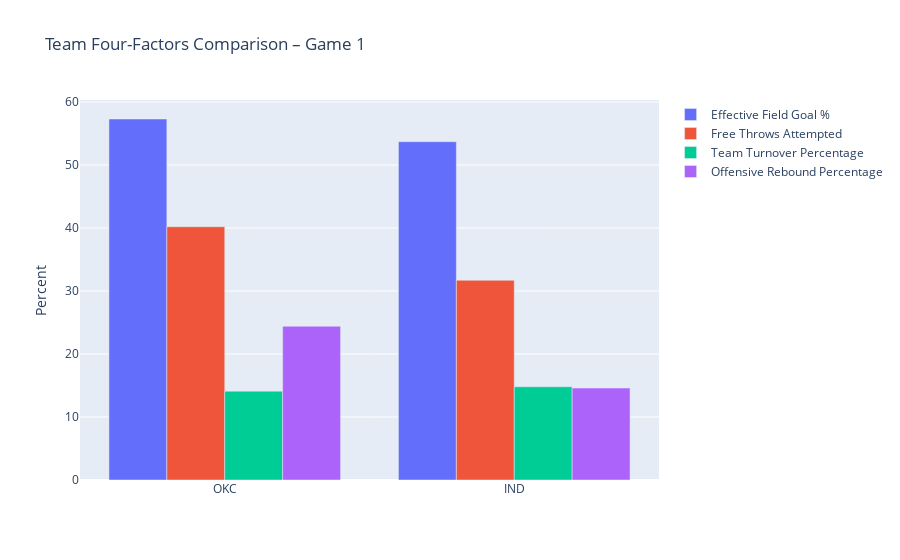

The code cell stored with this chart in its notebook:
### Code cell
cols = ['EFG_PCT', 'FTA_RATE', 'TM_TOV_PCT', 'OREB_PCT']
df = teams_four_factors.copy()

# 2. If they’re on a 0–1 scale, convert to 0–100%
for c in cols:
    if df[c].max() <= 1:
        df[c] = df[c] * 100

# 3. Define full‐name lookup for the legend
full_names = {
    'EFG_PCT': 'Effective Field Goal %',
    'FTA_RATE': 'Free Throws Attempted',
    'TM_TOV_PCT': 'Team Turnover Percentage',
    'OREB_PCT': 'Offensive Rebound Percentage'
}

# 4. Build the bar chart
fig = px.bar(
    df,
    x='TEAM_ABBREVIATION',
    y=cols,
    barmode='group',
    labels={**full_names, 'value': 'Percent'},
    title='Team Four-Factors Comparison – Game 1'
)

# 5. Tidy up axes and legend
fig.update_layout(
    xaxis_title='',     # drop the x-axis title
    legend_title=''     # drop the legend title
)

# 6. Ensure trace names use the full labels
for trace in fig.data:
    if trace.name in full_names:
        trace.name = full_names[trace.name]

# 7. Show the figure
fig.show()

plt.savefig('four_factors.png') # Saves as PNG

### Figure 1 — Plotly figure (JSON) as saved in the notebook; plotly's stock layout.template omitted (floating-point values rounded to 4 significant figures)
{"data": [{"alignmentgroup": "True", "hovertemplate": "variable=EFG_PCT<br>TEAM_ABBREVIATION=%{x}<br>Percent=%{y}<extra></extra>", "legendgroup": "EFG_PCT", "marker": {"color": "#636efa", "pattern": {"shape": ""}}, "name": "Effective Field Goal %", "offsetgroup": "EFG_PCT", "orientation": "v", "showlegend": true, "textposition": "auto", "type": "bar", "x": ["OKC", "IND"], "xaxis": "x", "y": [57.3, 53.7], "yaxis": "y"}, {"alignmentgroup": "True", "hovertemplate": "variable=FTA_RATE<br>TEAM_ABBREVIATION=%{x}<br>Percent=%{y}<extra></extra>", "legendgroup": "FTA_RATE", "marker": {"color": "#EF553B", "pattern": {"shape": ""}}, "name": "Free Throws Attempted", "offsetgroup": "FTA_RATE", "orientation": "v", "showlegend": true, "textposition": "auto", "type": "bar", "x": ["OKC", "IND"], "xaxis": "x", "y": [40.2, 31.7], "yaxis": "y"}, {"alignmentgroup": "True", "hovertemplate": "variable=TM_TOV_PCT<br>TEAM_ABBREVIATION=%{x}<br>Percent=%{y}<extra></extra>", "legendgroup": "TM_TOV_PCT", "marker": {"color": "#00cc96", "pattern": {"shape": ""}}, "name": "Team Turnover Percentage", "offsetgroup": "TM_TOV_PCT", "orientation": "v", "showlegend": true, "textposition": "auto", "type": "bar", "x": ["OKC", "IND"], "xaxis": "x", "y": [14.1, 14.8], "yaxis": "y"}, {"alignmentgroup": "True", "hovertemplate": "variable=OREB_PCT<br>TEAM_ABBREVIATION=%{x}<br>Percent=%{y}<extra></extra>", "legendgroup": "OREB_PCT", "marker": {"color": "#ab63fa", "pattern": {"shape": ""}}, "name": "Offensive Rebound Percentage", "offsetgroup": "OREB_PCT", "orientation": "v", "showlegend": true, "textposition": "auto", "type": "bar", "x": ["OKC", "IND"], "xaxis": "x", "y": [24.4, 14.6], "yaxis": "y"}], "layout": {"barmode": "group", "legend": {"title": {"text": ""}, "tracegroupgap": 0}, "title": {"text": "Team Four-Factors Comparison – Game 1"}, "xaxis": {"anchor": "y", "domain": [0, 1], "title": {"text": ""}}, "yaxis": {"anchor": "x", "domain": [0, 1], "title": {"text": "Percent"}}}}
